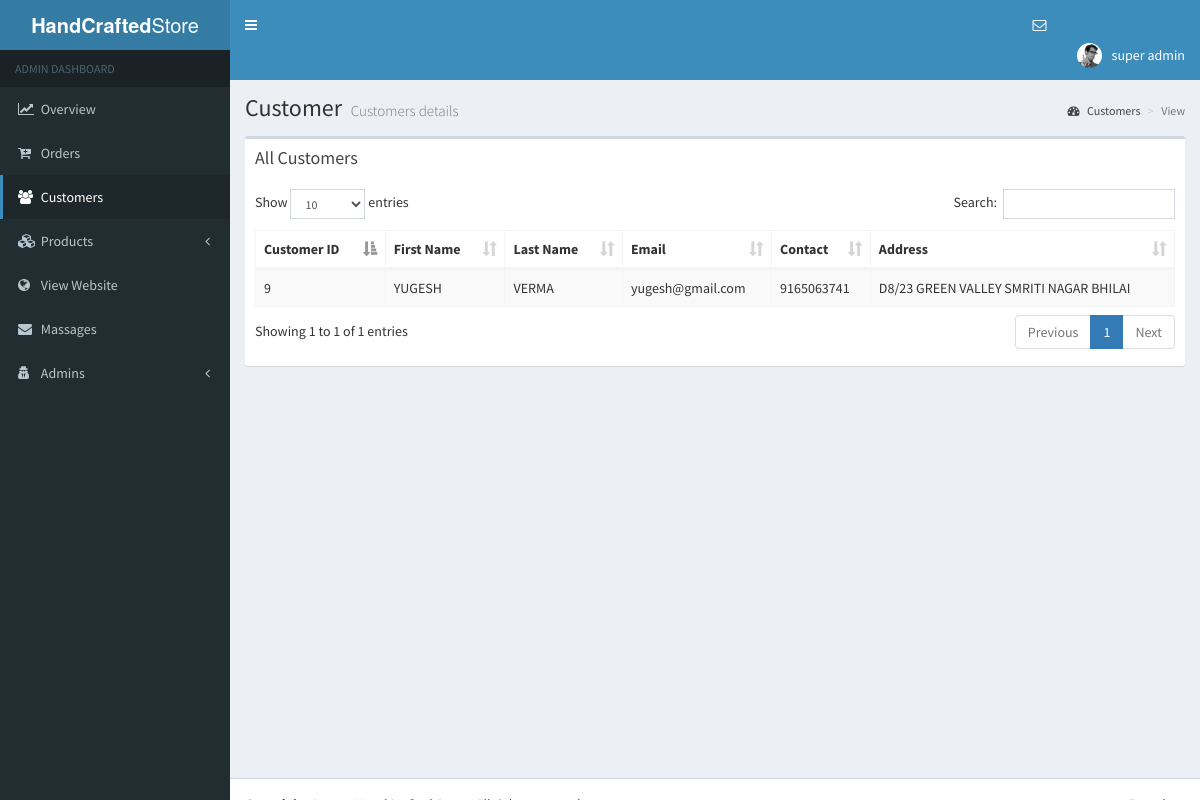
The page /admin/customer.php (signed in) on the database its author committed.
### tables this page shows
CREATE TABLE `customer` (
  `idCustomer` int(11) NOT NULL,
  `fname` varchar(45) DEFAULT NULL,
  `lname` varchar(45) DEFAULT NULL,
  `email` varchar(45) DEFAULT NULL,
  `password` varchar(45) DEFAULT NULL,
  `contact` varchar(50) NOT NULL,
  `address` varchar(1000) NOT NULL,
  `type` varchar(10) NOT NULL DEFAULT 'cus'
);

### admin/customer.php (the view, shortened to what this page needs)
<?php
include_once 'database.php';
?>
<!DOCTYPE html>
<html>
<head>
  <link rel="stylesheet" href="bower_components/bootstrap/dist/css/bootstrap.min.css">
  <link rel="stylesheet" href="bower_components/font-awesome/css/font-awesome.min.css">
  <link rel="stylesheet" href="bower_components/Ionicons/css/ionicons.min.css">
  <link rel="stylesheet" href="bower_components/datatables.net-bs/css/dataTables.bootstrap.min.css">
  <link rel="stylesheet" href="dist/css/AdminLTE.min.css">
  <link rel="stylesheet" href="dist/css/skins/skin-blue.min.css">
</head>
<body class="hold-transition skin-blue sidebar-mini">
<div class="wrapper">
 <?php include_once 'header.php'; ?>
  <?php include_once 'sidebar.php'; ?>
  <div class="content-wrapper">
    <section class="content-header">
      <h1>
        Customer
        <small>Customers details</small>
      </h1>
      <ol class="breadcrumb">
        <li><a href="#"><i class="fa fa-dashboard"></i> Customers</a></li>
        <li class="active">View</li>
      </ol>
    </section>
    <section class="content">
       <div class="row">
        <div class="col-xs-12">
          <div class="box">
            <div class="box-header">
              <h3 class="box-title">All Customers</h3>
            </div>
            <div class="box-body">
              <table id="example1" class="table table-bordered table-striped">
                <thead>
                <tr>
                  <th>Customer ID</th>
                  <th>First Name</th>
                  <th>Last Name</th>
                  <th>Email</th>
                  <th>Contact</th>
                  <th>Address</th>
                </tr>
                </thead>
                <tbody>
                  <?php
                  $sql = "SELECT * FROM customer";
                  $result = $conn->query($sql);
                  if ($result->num_rows > 0) {
                     while($row = $result->fetch_assoc()) {
                      echo "<tr><td> " . $row["idCustomer"]. " </td><td> " . $row["fname"]. " </td><td> " . $row["lname"]. "</td><td>" . $row["email"]. "</td><td>" . $row["contact"]. "</td><td>" . $row["address"]. "</td></tr>";
                       }
                                  }
                  ?>
                </tbody>
              </table>
            </div>
          </div>
        </div>
      </div>
    </section>
  </div>
    <?php
    include_once('footer.php');
  ?>
</div>
</body>
</html>

### rows shown on the page
customer: idCustomer "9", fname "YUGESH", lname "VERMA", email "yugesh@gmail.com", contact "9165063741", address "D8/23 GREEN VALLEY SMRITI NAGAR BHILAI"

### other values the page prints
$_SESSION['admin'] "super admin"
